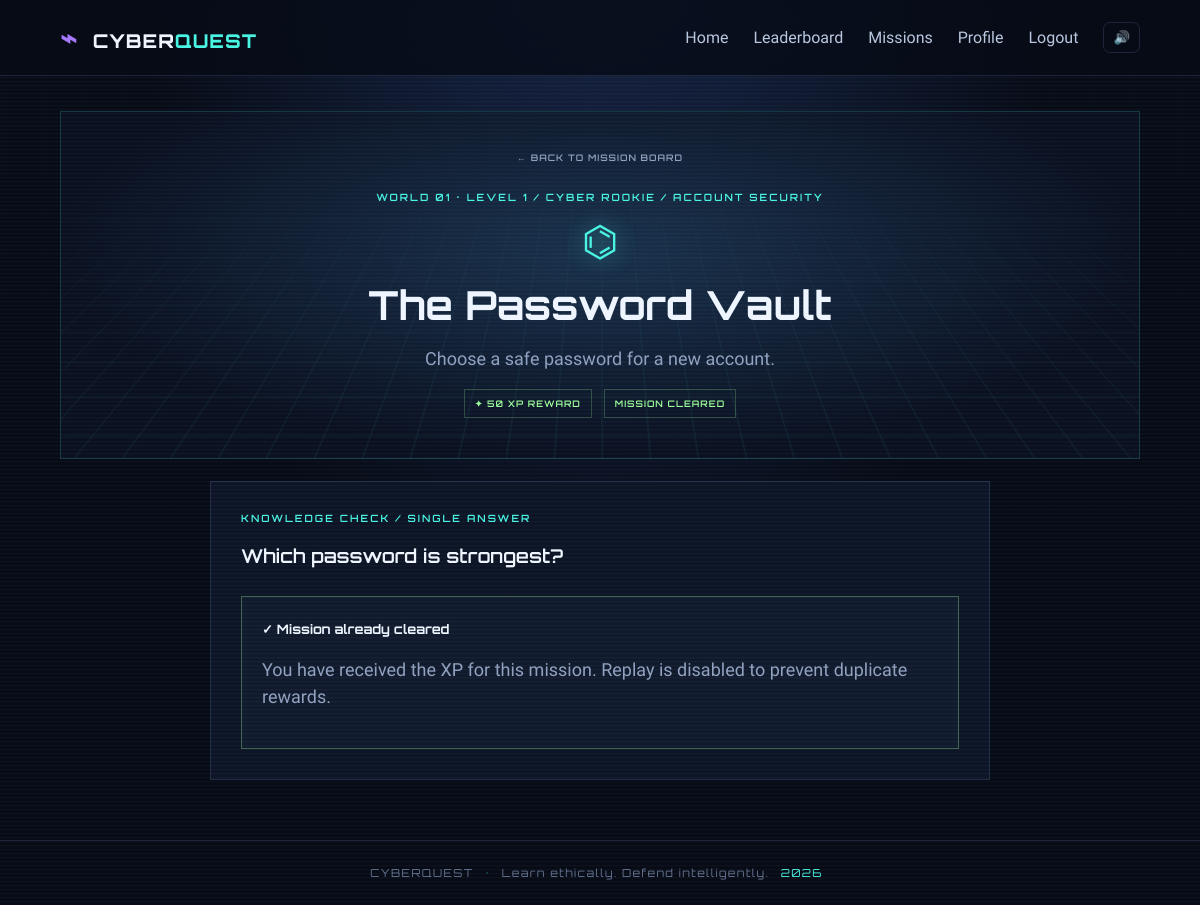
The app's page /mission/1 (signed in) with its own data.
### tables this page shows
CREATE TABLE missions (
      id INTEGER PRIMARY KEY AUTOINCREMENT,
      title TEXT NOT NULL,
      world TEXT NOT NULL DEFAULT 'Cyber Basics',
      topic TEXT NOT NULL DEFAULT 'Awareness',
      description TEXT NOT NULL DEFAULT '',
      question TEXT NOT NULL DEFAULT '',
      options TEXT NOT NULL DEFAULT '[]',
      answer TEXT NOT NULL DEFAULT '',
      explanation TEXT NOT NULL DEFAULT '',
      xp_reward INTEGER NOT NULL DEFAULT 50
    , world_order INTEGER NOT NULL DEFAULT 99, level_number INTEGER NOT NULL DEFAULT 0);

### app.py (the view, shortened to what this page needs)
@app.route("/mission/<int:mission_id>", methods=["GET", "POST"])
@login_required
def mission(mission_id):
    db = get_db()
    user = current_user()
    mission_row = db.execute("SELECT * FROM missions WHERE id=?", (mission_id,)).fetchone()
    if mission_row is None:
        flash("Mission not found.", "error")
        return redirect(url_for("dashboard"))
    done = db.execute("SELECT id FROM completions WHERE user_id=? AND mission_id=?", (user["id"], mission_id)).fetchone()
    options = json.loads(mission_row["options"] or "[]")
    ordered_ids = [r[0] for r in db.execute("SELECT id FROM missions ORDER BY world_order, level_number, id").fetchall()]
    completed_ids = {r[0] for r in db.execute("SELECT mission_id FROM completions WHERE user_id=?", (user["id"],)).fetchall()}
    result = session.pop("quest_result", None)
    return render_template("mission.html", mission=mission_row, options=options, completed=bool(done), result=result)

### app.py (called while the page is built)
def get_db():
    if "db" not in g:
        g.db = sqlite3.connect(app.config["DATABASE"])
        g.db.row_factory = sqlite3.Row
        g.db.execute("PRAGMA foreign_keys = ON")
    return g.db

def login_required(view):
    @wraps(view)
    def wrapped(*args, **kwargs):
        if "user_id" not in session:
            flash("Log in to save your XP and rewards.", "info")
            return redirect(url_for("login"))
        return view(*args, **kwargs)
    return wrapped

def current_user():
    if "user_id" not in session:
        return None
    return get_db().execute("SELECT * FROM users WHERE id = ?", (session["user_id"],)).fetchone()

@app.context_processor
def inject_globals():
    return {"logged_user": current_user(), "today_year": date.today().year}

### templates/mission.html (shortened to what this page needs)
{% extends 'base.html' %}{% block title %}{{ mission.title }}{% endblock %}{% block content %}
<section class="mission-stage"><div class="stage-grid"></div><div class="mission-stage-inner"><a class="back-link" href="{{ url_for('dashboard') }}">← BACK TO MISSION BOARD</a><div class="eyebrow">WORLD {{ '%02d'|format(mission.world_order) if mission.world_order < 99 else 'EXTRA' }} · LEVEL {{ mission.level_number }} / {{ mission.world }} / {{ mission.topic }}</div><div class="mission-emblem">⌬</div><h1>{{ mission.title }}</h1><p class="mission-intro">{{ mission.description }}</p><div class="quest-meta"><span>✦ {{ mission.xp_reward }} XP REWARD</span><span>{{ 'MISSION CLEARED' if completed else 'CHALLENGE ACTIVE' }}</span></div></div></section>
<section class="question-card"><div class="eyebrow">KNOWLEDGE CHECK / SINGLE ANSWER</div><h2>{{ mission.question }}</h2>{% if completed %}<div class="answer-result success"><strong>✓ Mission already cleared</strong><p>You have received the XP for this mission. Replay is disabled to prevent duplicate rewards.</p></div>{% endif %}
</section>
{% endblock %}

### static/css/style.css (style rules this page uses)
:root { --bg:#070b16;--panel:#0d1425;--panel2:#101b30;--line:rgba(116,146,200,.2);--text:#eef5ff;--muted:#91a1bf;--cyan:#49f4e2;--purple:#a779ff;--pink:#ff5dc8;--green:#9dff9b;--danger:#ff6c88;--font-head:'Orbitron',sans-serif;--font-body:'Rajdhani',sans-serif }
* { box-sizing:border-box }
html { scroll-behavior:smooth }
body { margin:0;min-height:100vh;background:radial-gradient(ellipse at 50% -20%,#17274b 0,transparent 55%),var(--bg);color:var(--text);font-family:var(--font-body);font-size:18px;overflow-x:hidden }
body:before { content:"";position:fixed;inset:0;pointer-events:none;opacity:.12;background-image:linear-gradient(rgba(94,139,206,.14) 1px,transparent 1px),linear-gradient(90deg,rgba(94,139,206,.14) 1px,transparent 1px);background-size:42px 42px;mask-image:linear-gradient(to bottom,#000,transparent 80%);z-index:-1 }
a { color:inherit;text-decoration:none }
.eyebrow { font:600 10px var(--font-head);letter-spacing:2px;color:var(--cyan);text-transform:uppercase }
.mission-stage { margin:35px 0 22px;position:relative;overflow:hidden;border:1px solid #49f4e22e;background:radial-gradient(ellipse at 50% 40%,#19314c,#0a1020 70%);min-height:310px;display:grid;place-items:center;text-align:center }
.stage-grid { position:absolute;inset:0;background:linear-gradient(#49f4e210 1px,transparent 1px),linear-gradient(90deg,#49f4e210 1px,transparent 1px);background-size:30px 30px;transform:perspective(260px) rotateX(22deg) scale(1.6);transform-origin:center bottom;animation:gridMove 8s linear infinite;mask-image:linear-gradient(transparent,#000) }
.mission-stage-inner { position:relative;padding:40px 20px;max-width:700px }
.back-link { display:block;color:#91a1bf;font:600 9px var(--font-head);letter-spacing:1px;margin-bottom:28px }
.mission-emblem { font-size:42px;color:var(--cyan);text-shadow:0 0 20px #49f4e280;margin:14px 0;animation:float 3s ease-in-out infinite }
.mission-stage h1 { font:700 clamp(25px,4vw,40px) var(--font-head);margin:8px 0 }
.mission-intro { color:var(--muted) }
.quest-meta { display:flex;justify-content:center;gap:12px;flex-wrap:wrap;margin-top:20px }
.quest-meta span { font:600 9px var(--font-head);letter-spacing:1px;color:var(--green);border:1px solid #9dff9b3b;padding:8px 10px }
.question-card { max-width:780px;margin:0 auto 60px;border:1px solid var(--line);background:#0c1425;padding:30px }
.question-card h2 { font:600 19px/1.5 var(--font-head);margin:18px 0 25px }
.answer-result { margin-top:22px;padding:20px;border:1px solid var(--line);background:#101a2c }
.answer-result.success { border-color:#9dff9b55 }
.answer-result strong { font:700 13px var(--font-head) }
.answer-result p { color:var(--muted);line-height:1.5 }

### records on screen
missions: world_order "01", level_number "1", world "CYBER ROOKIE", topic "ACCOUNT SECURITY", title "The Password Vault", description "Choose a safe password for a new account.", xp_reward "50", question "Which password is strongest?"

### other values on screen
{{ 'MISSION CLEARED' if completed else 'CHALLENGE ACTIVE' }} "MISSION CLEARED"
